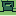

A 2D game scene composited from a Tiled map and its tileset images. What follows is a short description and the map's XML, with every tile layer's data as written:
An orthogonal 1x1 tile map with 16x16 px tiles, 1 tile layer (Tile Layer 1).

<map version="1.5" tiledversion="1.7.2" orientation="orthogonal" renderorder="right-down" width="1" height="1" tilewidth="16" tileheight="16" infinite="0" nextlayerid="2" nextobjectid="1">
 <tileset firstgid="1" source="forest.tsx" />
 <layer id="1" name="Tile Layer 1" width="1" height="1">
  <data encoding="csv">
132
</data>
 </layer>
</map>